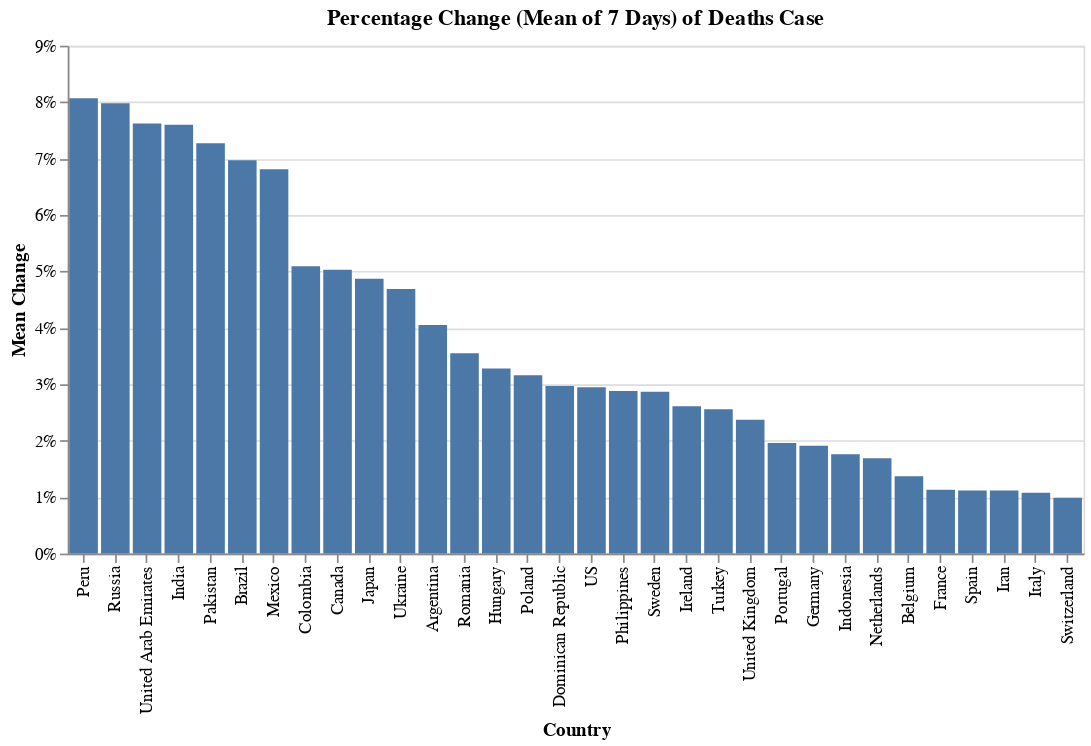

Notebook cell for this chart:
### Code cell
#hide_input
alt.Chart(df_deaths_major).mark_bar().encode(
    alt.X('Country:N', sort='-y'),
    alt.Y('Change_Mean_7D:Q', axis=alt.Axis(format='%'), title='Mean Change'),
    tooltip=list(df_deaths_major)
).properties(
    width=600,
    title='Percentage Change (Mean of 7 Days) of Deaths Case'
)

### Figure 1 — Vega-Lite specification as saved in the notebook (floating-point values rounded to 4 significant figures)
{"config": {"view": {"continuousWidth": 400, "continuousHeight": 300}}, "data": {"name": "data-54399c2dba76d23b7a5c885d57e29966"}, "mark": "bar", "encoding": {"tooltip": [{"type": "nominal", "field": "Country"}, {"type": "quantitative", "field": "Total"}, {"type": "quantitative", "field": "New"}, {"type": "quantitative", "field": "New_Mean_7D"}, {"type": "quantitative", "field": "Change"}, {"type": "quantitative", "field": "Change_Mean_7D"}, {"type": "quantitative", "field": "Trending"}, {"type": "quantitative", "field": "Weight"}], "x": {"type": "nominal", "field": "Country", "sort": "-y"}, "y": {"type": "quantitative", "axis": {"format": "%"}, "field": "Change_Mean_7D", "title": "Mean Change"}}, "title": "Percentage Change (Mean of 7 Days) of Deaths Case", "width": 600, "$schema": "https://vega.github.io/schema/vega-lite/v4.8.1.json", "datasets": {"data-54399c2dba76d23b7a5c885d57e29966": [{"Country": "US", "Total": 68922, "New": 1240.0, "New_Mean_7D": 1809.0, "Change": 0.0183, "Change_Mean_7D": 0.0295, "Trending": -0.0111, "Weight": 0.3049}, {"Country": "Brazil", "Total": 7367, "New": 316.0, "New_Mean_7D": 395.0, "Change": 0.0448, "Change_Mean_7D": 0.0697, "Trending": -0.0249, "Weight": 0.0777}, {"Country": "France", "Total": 25204, "New": 304.0, "New_Mean_7D": 273.0, "Change": 0.0122, "Change_Mean_7D": 0.0113, "Trending": 0.0009, "Weight": 0.0747}, {"Country": "United Kingdom", "Total": 28809, "New": 289.0, "New_Mean_7D": 622.0, "Change": 0.0101, "Change_Mean_7D": 0.0237, "Trending": -0.0136, "Weight": 0.0711}, {"Country": "Canada", "Total": 4003, "New": 208.0, "New_Mean_7D": 166.0, "Change": 0.0548, "Change_Mean_7D": 0.0503, "Trending": 0.0045, "Weight": 0.0511}, {"Country": "Italy", "Total": 29079, "New": 195.0, "New_Mean_7D": 300.0, "Change": 0.0068, "Change_Mean_7D": 0.0108, "Trending": -0.004, "Weight": 0.0479}, {"Country": "India", "Total": 1566, "New": 175.0, "New_Mean_7D": 90.0, "Change": 0.1258, "Change_Mean_7D": 0.076, "Trending": 0.0498, "Weight": 0.043}, {"Country": "Spain", "Total": 25428, "New": 164.0, "New_Mean_7D": 272.0, "Change": 0.0065, "Change_Mean_7D": 0.0112, "Trending": -0.0047, "Weight": 0.0403}, {"Country": "Germany", "Total": 6993, "New": 127.0, "New_Mean_7D": 124.0, "Change": 0.0185, "Change_Mean_7D": 0.0191, "Trending": -0.0006, "Weight": 0.0312}, {"Country": "Mexico", "Total": 2271, "New": 117.0, "New_Mean_7D": 120.0, "Change": 0.0543, "Change_Mean_7D": 0.0681, "Trending": -0.0138, "Weight": 0.0288}, {"Country": "Sweden", "Total": 2769, "New": 90.0, "New_Mean_7D": 71.0, "Change": 0.0336, "Change_Mean_7D": 0.0287, "Trending": 0.0049, "Weight": 0.0221}, {"Country": "Belgium", "Total": 7924, "New": 80.0, "New_Mean_7D": 102.0, "Change": 0.0102, "Change_Mean_7D": 0.0137, "Trending": -0.0035, "Weight": 0.0197}, {"Country": "Russia", "Total": 1356, "New": 76.0, "New_Mean_7D": 80.0, "Change": 0.0594, "Change_Mean_7D": 0.0798, "Trending": -0.0204, "Weight": 0.0187}, {"Country": "Iran", "Total": 6277, "New": 74.0, "New_Mean_7D": 67.0, "Change": 0.0119, "Change_Mean_7D": 0.0112, "Trending": 0.0007, "Weight": 0.0182}, {"Country": "Turkey", "Total": 3461, "New": 64.0, "New_Mean_7D": 80.0, "Change": 0.0188, "Change_Mean_7D": 0.0256, "Trending": -0.0068, "Weight": 0.0157}, {"Country": "Peru", "Total": 1344, "New": 58.0, "New_Mean_7D": 80.0, "Change": 0.0451, "Change_Mean_7D": 0.0807, "Trending": -0.0356, "Weight": 0.0143}, {"Country": "Japan", "Total": 536, "New": 49.0, "New_Mean_7D": 22.0, "Change": 0.1006, "Change_Mean_7D": 0.0487, "Trending": 0.0519, "Weight": 0.012}, {"Country": "Romania", "Total": 818, "New": 28.0, "New_Mean_7D": 25.0, "Change": 0.0354, "Change_Mean_7D": 0.0355, "Trending": -0.0, "Weight": 0.0069}, {"Country": "Netherlands", "Total": 5098, "New": 26.0, "New_Mean_7D": 81.0, "Change": 0.0051, "Change_Mean_7D": 0.0169, "Trending": -0.0118, "Weight": 0.0064}, {"Country": "Switzerland", "Total": 1784, "New": 22.0, "New_Mean_7D": 17.0, "Change": 0.0125, "Change_Mean_7D": 0.0099, "Trending": 0.0026, "Weight": 0.0054}, {"Country": "Portugal", "Total": 1063, "New": 20.0, "New_Mean_7D": 19.0, "Change": 0.0192, "Change_Mean_7D": 0.0196, "Trending": -0.0004, "Weight": 0.0049}, {"Country": "Poland", "Total": 698, "New": 20.0, "New_Mean_7D": 19.0, "Change": 0.0295, "Change_Mean_7D": 0.0316, "Trending": -0.0021, "Weight": 0.0049}, {"Country": "Indonesia", "Total": 864, "New": 19.0, "New_Mean_7D": 14.0, "Change": 0.0225, "Change_Mean_7D": 0.0176, "Trending": 0.0049, "Weight": 0.0047}, {"Country": "Pakistan", "Total": 476, "New": 19.0, "New_Mean_7D": 26.0, "Change": 0.0416, "Change_Mean_7D": 0.0727, "Trending": -0.0311, "Weight": 0.0047}, {"Country": "Colombia", "Total": 358, "New": 18.0, "New_Mean_7D": 15.0, "Change": 0.0529, "Change_Mean_7D": 0.0509, "Trending": 0.002, "Weight": 0.0044}, {"Country": "Ireland", "Total": 1319, "New": 16.0, "New_Mean_7D": 31.0, "Change": 0.0123, "Change_Mean_7D": 0.0261, "Trending": -0.0138, "Weight": 0.0039}, {"Country": "Philippines", "Total": 623, "New": 16.0, "New_Mean_7D": 16.0, "Change": 0.0264, "Change_Mean_7D": 0.0288, "Trending": -0.0025, "Weight": 0.0039}, {"Country": "Ukraine", "Total": 303, "New": 15.0, "New_Mean_7D": 12.0, "Change": 0.0521, "Change_Mean_7D": 0.0469, "Trending": 0.0051, "Weight": 0.0037}, {"Country": "Argentina", "Total": 260, "New": 14.0, "New_Mean_7D": 9.0, "Change": 0.0569, "Change_Mean_7D": 0.0405, "Trending": 0.0164, "Weight": 0.0034}, {"Country": "Dominican Republic", "Total": 346, "New": 13.0, "New_Mean_7D": 9.0, "Change": 0.039, "Change_Mean_7D": 0.0297, "Trending": 0.0093, "Weight": 0.0032}, {"Country": "Hungary", "Total": 351, "New": 11.0, "New_Mean_7D": 10.0, "Change": 0.0324, "Change_Mean_7D": 0.0328, "Trending": -0.0005, "Weight": 0.0027}, {"Country": "United Arab Emirates", "Total": 137, "New": 11.0, "New_Mean_7D": 8.0, "Change": 0.0873, "Change_Mean_7D": 0.0762, "Trending": 0.0111, "Weight": 0.0027}]}}
